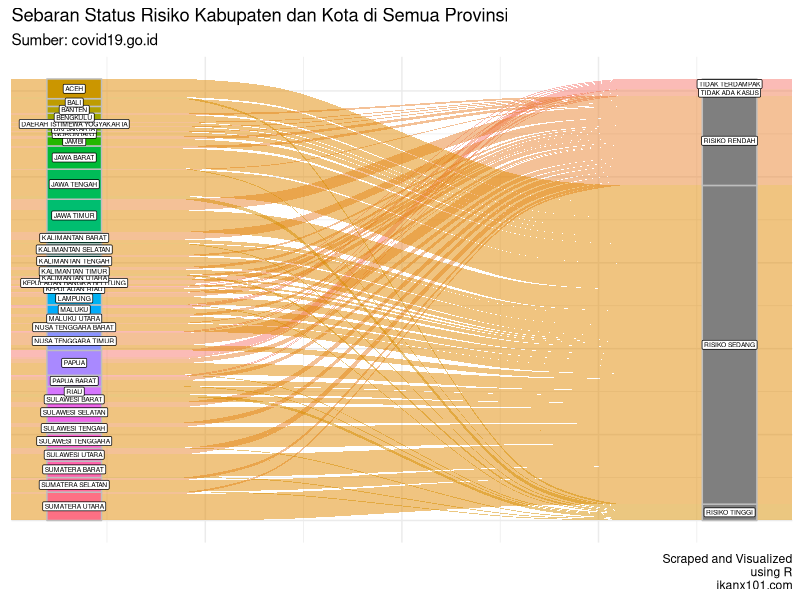
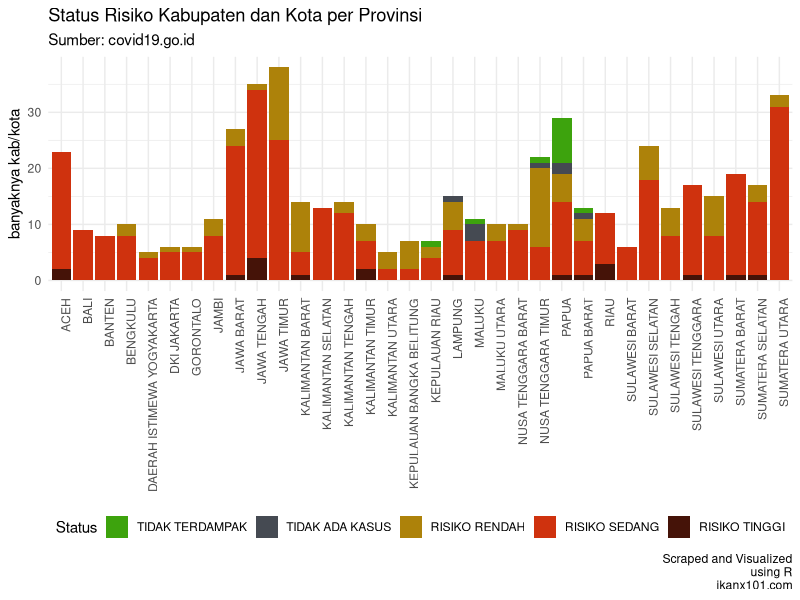
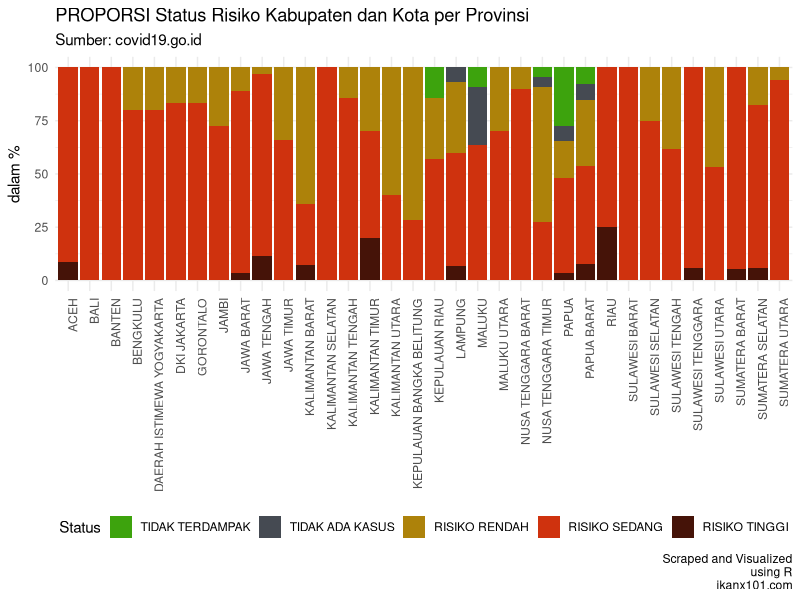

Here is the R script that generated these plots, in order:
## ---- chunk 1
knitr::opts_chunk$set(echo = TRUE)
setwd("~/Documents/ikanx101/_posts/Covid Update/daerah resiko")
library(dplyr)
library(tidyr)
library(ggplot2)

data = readLines("data.txt")

data = data.frame(
  id = c(1:514),
  raw = data
) %>% 
  separate(raw,into = c("prov","kab_kota","ket"),sep = "\t") %>% 
  mutate(ket = factor(ket,levels = c("TIDAK TERDAMPAK",
                                     "TIDAK ADA KASUS",
                                     "RISIKO RENDAH",
                                     "RISIKO SEDANG",
                                     "RISIKO TINGGI")
                      )
         )
## ---- chunk 2
data %>% 
  head(10) %>% 
  rename(Provinsi = prov,
         `Kabupaten dan Kota` = kab_kota,
         Keterangan = ket) %>% 
  knitr::kable("html",caption = "Contoh 10 Data Pertama")
## ---- chunk 3
library(ggalluvial)
data %>% 
  group_by(prov,ket) %>% 
  summarise(n = n()) %>% 
  ungroup() %>% 
  ggplot(
    aes(y = n,
        axis1 = prov,
        axis2 = ket)
  ) +
  geom_alluvium(aes(fill = ket)) +
  geom_stratum(width = 1/12, aes(fill = prov), color = "grey") +
  geom_label(stat = "stratum", aes(label = after_stat(stratum)),size = 1.7) +
  theme_minimal() +
  theme(legend.position = "none",
        axis.text = element_blank(),
        axis.title = element_blank()) +
  labs(title = "Sebaran Status Risiko Kabupaten dan Kota di Semua Provinsi",
       subtitle = "Sumber: covid19.go.id",
       caption = "Scraped and Visualized\nusing R\nikanx101.com")
  

## ---- chunk 4
data %>% 
  group_by(prov,ket) %>% 
  summarise(n = n()) %>% 
  ungroup() %>% 
  ggplot(
    aes(
      x = prov,
      y = n
    )
  ) +
  geom_col(
    aes(
      fill = ket
    )
  ) +
  scale_fill_manual(values=c("#3da30d","#454a52","#ad820a","#cf320e","#451308")) +
  theme_minimal() +
  labs(title = "Status Risiko Kabupaten dan Kota per Provinsi",
       subtitle = "Sumber: covid19.go.id",
       caption = "Scraped and Visualized\nusing R\nikanx101.com",
       fill = "Status",
       y = "banyaknya kab/kota") +
  theme(legend.position = "bottom",
        axis.title.x = element_blank(),
        axis.text.x = element_text(angle = 90,hjust = 1))
## ---- chunk 5
data %>% 
  group_by(prov,ket) %>% 
  summarise(n = n()) %>% 
  ungroup() %>% 
  group_by(prov) %>% 
  mutate(persen = n/sum(n)*100) %>% 
  ggplot(
    aes(
      x = prov,
      y = persen
    )
  ) +
  geom_col(
    aes(
      fill = ket
    )
  ) +
  scale_fill_manual(values=c("#3da30d","#454a52","#ad820a","#cf320e","#451308")) +
  theme_minimal() +
  labs(title = "PROPORSI Status Risiko Kabupaten dan Kota per Provinsi",
       subtitle = "Sumber: covid19.go.id",
       caption = "Scraped and Visualized\nusing R\nikanx101.com",
       fill = "Status",
       y = "dalam %") +
  theme(legend.position = "bottom",
        axis.title.x = element_blank(),
        axis.text.x = element_text(angle = 90,hjust = 1))
